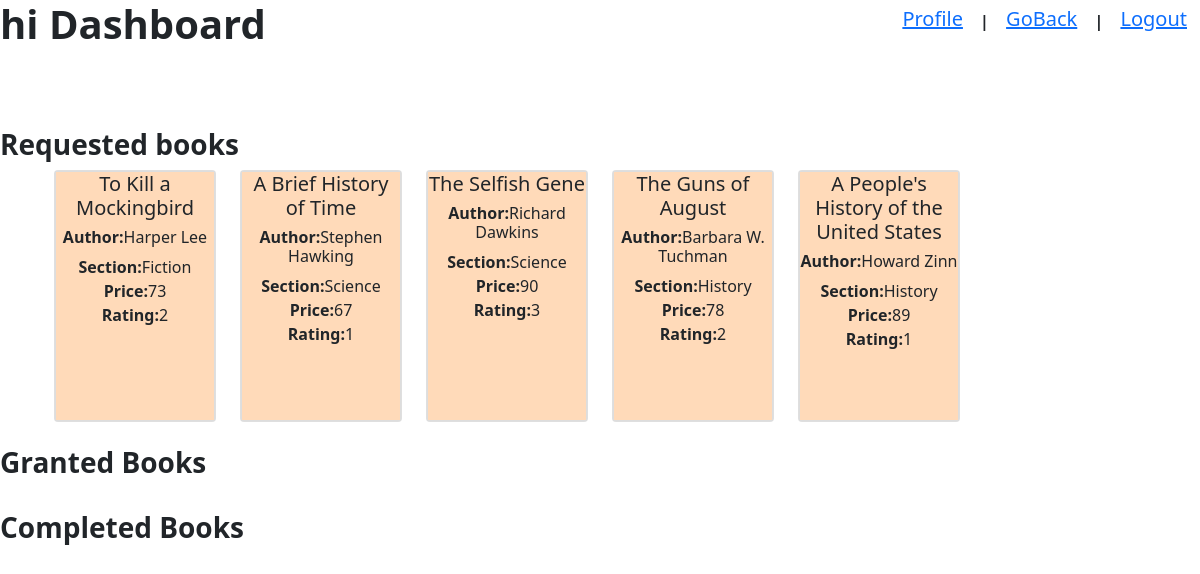
Screenshot of /user_dashboard/hi/mybook with the database file from the repository.
### tables this page shows
CREATE TABLE book(ID INT(5) NOT NULL PRIMARY KEY,
			Name CHAR(100) NOT NULL,
			Content CHAR(100) ,
			Author CHAR(25),
                        SectionID INT,price INT(3),
                        rating INT(1),
                        FOREIGN KEY (SectionID) REFERENCES section(ID));

CREATE TABLE section(
			ID int(5) NOT NULL PRIMARY KEY,
			Name CHAR(25) NOT NULL,
			Date DATE ,
			Description CHAR(100));

### app.py (the view)
@app.route('/user_dashboard/<uname>/mybook',methods=['GET','POST'])
def usreq(uname):
      a1=db.userreq(uname,'request')
      a2=db.userreq(uname,'granted')
      a3=db.userreq(uname,'completed')
      a4=request.form.get('select')
      a5=request.form.get('sub')
      if a5=='i':
            a6=request.form.get('book')
            a7=request.form.get('rate')
            db.uprate(a6,a7)
            f=f'/user_dashboard/{uname}/mybook'
            return redirect(f)
      if a4:
            db.revoke(int(a4),uname)
            f=f'/user_dashboard/{uname}/mybook'
            return redirect(f)
      return render_template('usmybook.html',k1=a1,k2=a2,k3=a3,a=uname)

### dbase.py (called while the page is built)
def userreq(a,b):
    conn = sqlite3.connect('merge.db')
    cursor = conn.cursor()
    t='''SELECT X.Name,X.Author,Y.Name,X.id,X.price,X.rating,X.Content FROM book X JOIN section Y ON X.SectionID = Y.ID
    WHERE (X.SectionID,X.ID) IN (SELECT sectionid,bookid FROM main WHERE username= ? and status= ?) '''
    cursor.execute(t,(a,b))
    k=cursor.fetchall()
    conn.commit()
    conn.close()
    return k

### templates/usmybook.html (shortened to what this page needs)
<!DOCTYPE html><html><head><title>KLlibrary</title>
  <link href="https://cdn.jsdelivr.net/npm/bootstrap@5.3.2/dist/css/bootstrap.min.css" rel="stylesheet">
    <link rel="stylesheet" href="https://maxcdn.bootstrapcdn.com/bootstrap/4.5.2/css/bootstrap.min.css">
    <link href="https://cdn.jsdelivr.net/npm/bootstrap@5.0.0/dist/css/bootstrap.min.css" rel="stylesheet">
</head>
<body>
<h1><b>{{a}} Dashboard</b></h1><br>
<div class="position-relative position-absolute top-0 end-0"><form method="POST" action='/user_dashboard/{{a}}/mybook'>
<a href="/{{a}}/profile" class="btn btn-link"><h5>Profile</h5></a>
<b>|</b>
<a href='/user_dashboard/{{a}}' class="btn btn-link"><h5>GoBack</h5></a> <b>|</b>
<a href="/userlogin" class="btn btn-link"><h5>Logout</h5></a></div><br>
<br><h3><b>Requested books</b></h3>
<div class="container">
    <div class="row">
{% for i in k1%}
        <div class="col-md-2">
            <div class="card">
                <div class="card-body book">
                    <h5 class="card-title">{{i[0]}}</h5><h6><b>Author:</b>{{i[1]}}</h6>
		    <p><b>Section:</b>{{i[2]}}<br><b>Price:</b>{{i[4]}}<br><b>
Rating:</b>{{i[5]}}</p></div></div></div>
{% endfor %}
</div></div>
<br><h3><b>Granted Books</b></h3>
<br><h3><b>Completed Books</b></h3>
</body>
</html>

### templates/usmybook.html (style rules this page uses)
.book { border: 1px solid #ddd; padding: 0px; margin: 0px; height:250px; text-align: center; background-color: #FFDAB9; }

### rows the page displays
book: Name "To Kill a Mockingbird", Author "Harper Lee", Name "Fiction", price "73", rating "2"
book: Name "A Brief History of Time", Author "Stephen Hawking", Name "Science", price "67", rating "1"
book: Name "The Selfish Gene", Author "Richard Dawkins", Name "Science", price "90", rating "3"
book: Name "The Guns of August", Author "Barbara W. Tuchman", Name "History", price "78", rating "2"
book: Name "A People's History of the United States", Author "Howard Zinn", Name "History", price "89", rating "1"
